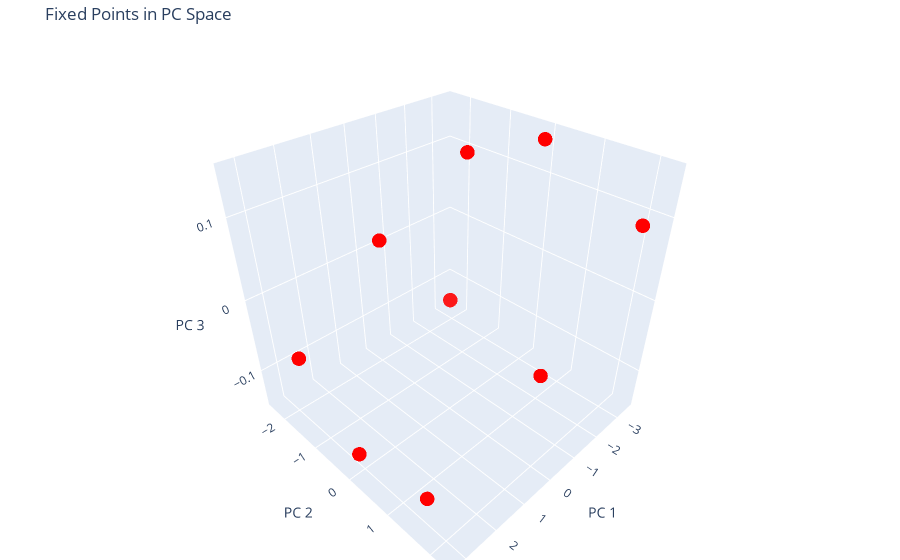

The cell this chart's notebook holds for it:
### Code cell
# Project fixed points into the same PC space from earlier
fixed_points_3d = pca.transform(converged_fixed_points)  # shape: (num_fixed, 3)

# Create 3D scatter plot
scatter = go.Scatter3d(
    x=fixed_points_3d[:, 0],
    y=fixed_points_3d[:, 1],
    z=fixed_points_3d[:, 2],
    mode='markers',
    marker=dict(
        size=5,
        color='red',
        opacity=0.9
    ),
    name='Fixed Points'
)

layout = go.Layout(
    title='Fixed Points in PC Space',
    scene=dict(
        xaxis_title='PC 1',
        yaxis_title='PC 2',
        zaxis_title='PC 3'
    ),
    margin=dict(l=0, r=0, b=0, t=40)
)

fig = go.Figure(data=[scatter], layout=layout)
fig.show()

### Figure 1 — Plotly figure (JSON) as saved in the notebook; plotly's stock layout.template omitted (floating-point values rounded to 4 significant figures; data arrays with more than 128 entries replaced by an {"elided": "..."} marker saying what was removed)
{"data": [{"marker": {"color": "red", "opacity": 0.9, "size": 5}, "mode": "markers", "name": "Fixed Points", "type": "scatter3d", "x": {"elided": "479 float values"}, "y": {"elided": "479 float values"}, "z": {"elided": "479 float values"}}], "layout": {"margin": {"b": 0, "l": 0, "r": 0, "t": 40}, "scene": {"xaxis": {"title": {"text": "PC 1"}}, "yaxis": {"title": {"text": "PC 2"}}, "zaxis": {"title": {"text": "PC 3"}}}, "title": {"text": "Fixed Points in PC Space"}}}
